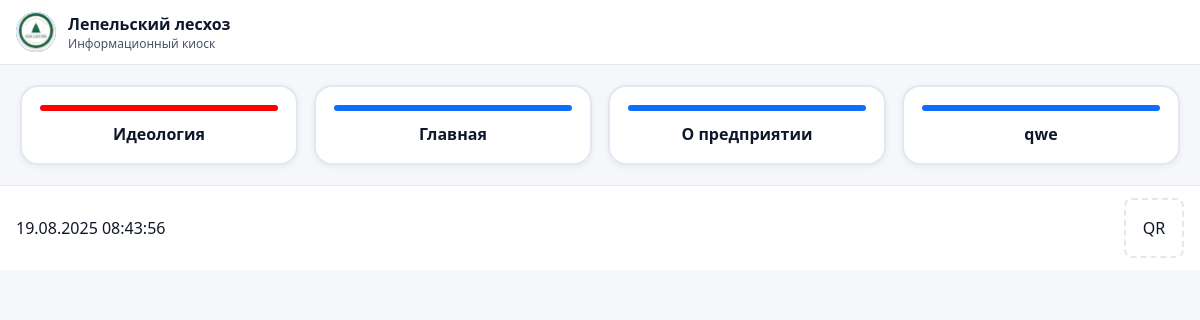
Page /kiosk on the committed database.
### tables this page shows
CREATE TABLE organization(
            id INTEGER PRIMARY KEY,
            name TEXT,
            logo_path TEXT
        );

CREATE TABLE buttons(
        id INTEGER PRIMARY KEY AUTOINCREMENT,
        title TEXT NOT NULL,
        color TEXT,
        icon_path TEXT,
        page_id INTEGER,
        position INTEGER DEFAULT 0,
        FOREIGN KEY(page_id) REFERENCES pages(id)
    );

### app.py (the view)
@app.route("/kiosk")
def kiosk():
    conn = db()
    buttons = conn.execute("SELECT * FROM buttons ORDER BY position ASC").fetchall()
    org = conn.execute("SELECT * FROM organization WHERE id=1").fetchone()
    conn.close()
    org_name = org["name"] if org else "Организация"
    org_logo = org["logo_path"] if org else None
    return render_template("kiosk.html", buttons=buttons, org_name=org_name, org_logo=org_logo)

### app.py (called while the page is built)
def db():
    conn = sqlite3.connect(DB_PATH)
    conn.row_factory = sqlite3.Row
    return conn

@app.context_processor
def inject_theme():
    return {"current_theme": "light"}

### templates/kiosk.html (shortened to what this page needs)
{% extends 'base.html' %}
{% block body %}
<header class="topbar">
  <div class="brand">
    <div class="logo-circle">
  {% if org_logo %}
    <img src="{{ url_for('uploads', filename=org_logo) }}" alt="Логотип" style="width:100%; height:100%; object-fit:cover; border-radius:50%;">
  {% else %}
    Л
  {% endif %}
</div>
<div class="org">
  <div class="org-title">{{ org_name }}</div>
  <div class="org-sub">Информационный киоск</div>
</div>
    </div>
</header>
<main class="kiosk-main">
  <div class="grid">
    {% for b in buttons %}
    <a class="tile" href="{{ url_for('page', pid=b['page_id']) }}" style="--tile-color: {{ b['color'] or '#0d6efd' }}">
      <span class="tile-title">{{ b['title'] }}</span>
    </a>
    {% endfor %}
  </div>
</main>
<footer class="bottombar">
  <div id="datetime"></div>
  <div class="qr-placeholder">QR</div>
</footer>
{% endblock %}

### templates/base.html (shortened to what this page needs)
<!DOCTYPE html>
<html lang="ru" data-theme="{{ current_theme }}">
<head>
  <link rel="stylesheet" href="{{ url_for('static', filename='css/theme.css') }}">
</head>
<body class="theme-{{ current_theme }}">
  {% block body %}{% endblock %}
</body>
</html>

### static/css/theme.css (style rules this page uses)
:root { --bg: #f5f7fb; --fg: #0f172a; --muted: #475569; --card: #ffffff; --primary: #0d6efd; --border: #e2e8f0; }
* { box-sizing: border-box; }
html, body { height: 100%; }
body { margin: 0; background: var(--bg); color: var(--fg); font-family: system-ui, -apple-system, Segoe UI, Roboto, Arial, sans-serif; }
.topbar, .bottombar { display: flex; align-items: center; gap: 12px; padding: 12px 16px; border-bottom: 1px solid var(--border); background: var(--card); }
.bottombar { border-top: 1px solid var(--border); border-bottom: none; justify-content: space-between; position: sticky; bottom: 0; }
.brand { display: flex; align-items: center; gap: 12px; }
.logo-circle { width: 40px; height: 40px; border-radius: 50%; background: var(--primary); color: #fff; display:flex; align-items:center; justify-content:center; font-weight: 700; }
.org-title { font-weight: 700; }
.org-sub { color: var(--muted); font-size: 12px; }
.kiosk-main { padding: 20px; }
.grid { display: grid; grid-template-columns: repeat(auto-fit, minmax(240px, 1fr)); gap: 16px; }
.tile { background: var(--card); border: 2px solid var(--border); border-radius: 18px; padding: 18px; text-decoration: none; color: var(--fg); display:flex; flex-direction:column; align-items:center; gap: 12px; box-shadow: 0 2px 6px rgba(0,0,0,.06); }
.tile::before { content: ""; width: 100%; height: 6px; border-radius: 6px; background: var(--tile-color, var(--primary)); display:block; }
.tile-title { font-weight: 600; text-align: center; }
.qr-placeholder { width: 60px; height: 60px; border: 2px dashed var(--border); display:flex; align-items:center; justify-content:center; border-radius: 8px; }
img { display: block; margin: 0 auto; max-width: 100%; height: auto; }

### rows in the picture
organization: logo_path (picture), name "Лепельский лесхоз"
buttons: title "Идеология"
buttons: title "Главная"
buttons: title "О предприятии"
buttons: title "qwe"
